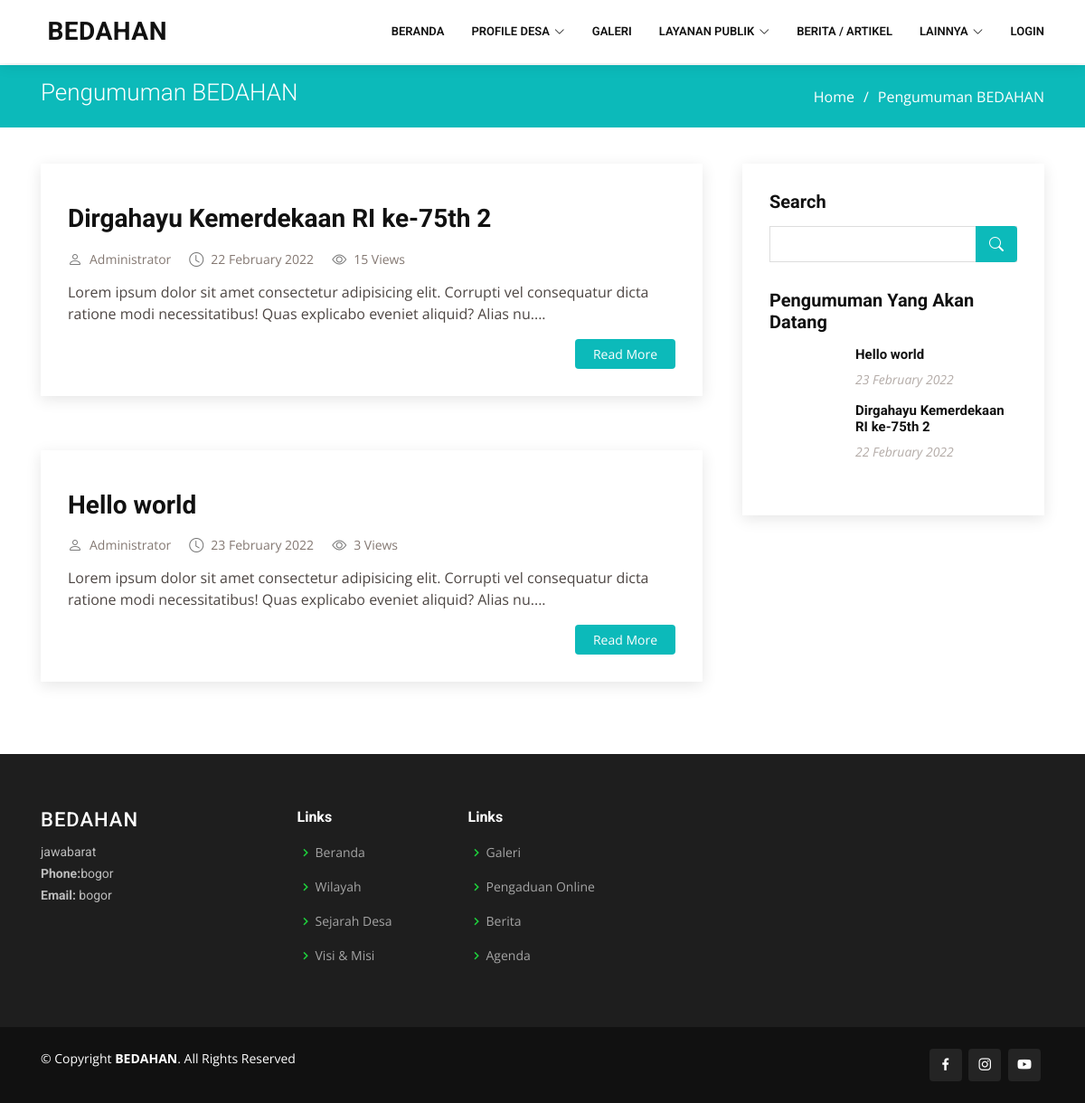
The page /index.php/home/pengumuman on the database its author committed.
### tables this page shows
CREATE TABLE `setting` (
  `web` varchar(99) DEFAULT NULL,
  `keyword` varchar(99) DEFAULT NULL,
  `logo` varchar(99) DEFAULT NULL,
  `alamat` text DEFAULT NULL,
  `telp` varchar(15) DEFAULT NULL,
  `email` varchar(99) DEFAULT NULL,
  `yt` varchar(99) DEFAULT NULL,
  `ig` varchar(99) DEFAULT NULL,
  `fb` varchar(99) DEFAULT NULL,
  `lat` varchar(99) DEFAULT NULL,
  `lng` varchar(99) DEFAULT NULL,
  `wilayah` text DEFAULT NULL
);

CREATE TABLE `pengumuman` (
  `id` int(11) NOT NULL,
  `judul` varchar(99) DEFAULT NULL,
  `ket` text DEFAULT NULL,
  `gambar` varchar(99) DEFAULT NULL,
  `date` date DEFAULT NULL,
  `iduser` int(11) DEFAULT NULL,
  `views` int(11) DEFAULT NULL,
  `slug` varchar(99) DEFAULT NULL
);

### application/controllers/Home.php (called while the page is built, shortened)
<?php
class Home extends CI_Controller {
    public function __construct()
    {
        $this->load->model('main_model');
        $this->main_model->count_visitor();
    }
        ?>
  <?php  }
  public function pengumuman()
  {
    $this->load->library('pagination');
    $jum  = $this->db->query("select pengumuman.*,admin.nama from pengumuman inner join admin on admin.id = pengumuman.iduser");
    $page=$this->uri->segment(3);
    if(!$page):
        $offset = 0;
    else:
        $offset = $page;
    endif;
    $limit=3;
    $config['base_url'] = base_url() . 'home/pengumuman/';
    $config['total_rows'] = $jum->num_rows();
    $config['per_page'] = $limit;
    $config['uri_segment'] = 3;
    $config['first_link']       = 'First';
    $config['last_link']        = 'Last';
    $config['next_link']        = 'Next';
    $config['prev_link']        = 'Prev';
    $config['full_tag_open']    = '<div class="pagging text-center"><nav><ul class="pagination justify-content-center">';
    $config['full_tag_close']   = '</ul></nav></div>';
    $config['num_tag_open']     = '<li class="page-item"><span class="page-link">';
    $config['num_tag_close']    = '</span></li>';
    $config['cur_tag_open']     = '<li class="page-item active"><span class="page-link">';
    $config['cur_tag_close']    = '<span class="sr-only">(current)</span></span></li>';
    $config['next_tag_open']    = '<li class="page-item"><span class="page-link">';
    $config['next_tagl_close']  = '<span aria-hidden="true">&raquo;</span></span></li>';
    $config['prev_tag_open']    = '<li class="page-item"><span class="page-link">';
    $config['prev_tagl_close']  = '</span>Next</li>';
    $config['first_tag_open']   = '<li class="page-item"><span class="page-link">';
    $config['first_tagl_close'] = '</span></li>';
    $config['last_tag_open']    = '<li class="page-item"><span class="page-link">';
    $config['last_tagl_close']  = '</span></li>';
    $this->pagination->initialize($config);
    $data['page'] =$this->pagination->create_links();
    $data['q']=$this->main_model->pengumuman_perpage($offset,$limit);
    $data['populer']=$this->db->query("select * from pengumuman order by views")->result();
    $this->load->view('home/atas');
    $this->load->view('home/pengumuman',$data);
    $this->load->view('home/bawah');
  }
}

### index.php (called while the page is built, shortened)
<?php
require_once BASEPATH.'core/CodeIgniter.php';

### application/models/Main_model.php (called while the page is built, shortened)
<?php
class Main_model extends CI_Model
{
	public function pengumuman_perpage($offset, $limit)
	{
		$hsl = $this->db->query("select pengumuman.*,admin.nama from pengumuman inner join admin on admin.id = pengumuman.iduser  limit  $offset,$limit");
		return 	$hsl;
	}
}

### application/views/home/pengumuman.php (the view, shortened to what this page needs)
<?php
    $setting = $this->db->get('setting')->row();
?>
<main id="main">
    <section id="breadcrumbs" class="breadcrumbs">
      <div class="container">
        <div class="d-flex justify-content-between align-items-center">
          <h2>Pengumuman <?php echo $setting->web ?></h2>
          <ol>
            <li><a href="home/index">Home</a></li>
            <li>Pengumuman <?php echo $setting->web ?></li>
          </ol>
        </div>
      </div>
    </section>
    <section id="blog" class="blog">
      <div class="container" data-aos="fade-up">
        <div class="row">
          <div class="col-lg-8 entries">
          <?php
foreach($q->result() as $row){
?>
            <article class="entry">
              <div class="entry-img">
              </div>
              <h2 class="entry-title">
                <a href="home/pengumumanpage/<?php echo $row->slug ?>"><?php echo $row->judul ?></a>
              </h2>
              <div class="entry-meta">
                <ul>
                  <li class="d-flex align-items-center"><i class="bi bi-person"></i> <a href="home/detailberita/<?php echo $row->slug ?>"><?php echo $row->nama ?></a></li>
                  <li class="d-flex align-items-center"><i class="bi bi-clock"></i> <a href="home/detailberita/<?php echo $row->slug ?>"><time datetime="2020-01-01"><?php echo date("d F Y",strtotime($row->date)) ?></time></a></li>
                  <li class="d-flex align-items-center"><i class="bi bi-eye"></i> <a href="home/detailberita/<?php echo $row->slug ?>"><?php echo $row->views ?> Views</a></li>
                </ul>
              </div>
              <div class="entry-content">
              <p>
                    <?php echo substr($row->ket,0,160) ?>....
                </p>
                <div class="read-more">
                  <a href="home/pengumumanpage/<?php echo $row->slug ?>">Read More</a>
                </div>
              </div>
            </article>
            <?php  } ?>
          </div>
          <div class="col-lg-4">
            <div class="sidebar">
              <h3 class="sidebar-title">Search</h3>
              <div class="sidebar-item search-form">
                <form action="home/searchPengumuman" method="get">
                  <input type="text" name="keyword" autocomplete="off">
                  <button type="submit"><i class="bi bi-search"></i></button>
                </form>
              </div>
              <h3 class="sidebar-title">Pengumuman Yang Akan Datang</h3>
              <div class="sidebar-item recent-posts">
              <?php
                foreach($populer as $z){
              ?>
                <div class="post-item clearfix">
                  <h4><a href="home/pengumumanpage/<?php echo $z->slug ?>"><?php echo $z->judul ?></a></h4>
                  <time datetime="2020-01-01"><?php echo date("d F Y",strtotime($z->date)) ?></time>
                </div>
            <?php }  ?>
              </div>
            </div>
          </div>
        </div>
      </div>
    </section>
  </main>

### application/views/home/atas.php (shortened to what this page needs)
<?php
$setting = $this->db->get('setting');
$row = $setting->row();
?>
<!DOCTYPE html>
<html lang="en">
<head>
  <link href="frontend/vendor/animate.css/animate.min.css" rel="stylesheet">
  <link href="frontend/vendor/aos/aos.css" rel="stylesheet">
  <link href="frontend/vendor/bootstrap/css/bootstrap.min.css" rel="stylesheet">
  <link href="frontend/vendor/bootstrap-icons/bootstrap-icons.css" rel="stylesheet">
  <link href="frontend/vendor/boxicons/css/boxicons.min.css" rel="stylesheet">
  <link href="frontend/vendor/glightbox/css/glightbox.min.css" rel="stylesheet">
  <link href="frontend/vendor/remixicon/remixicon.css" rel="stylesheet">
  <link href="frontend/vendor/swiper/swiper-bundle.min.css" rel="stylesheet">
  <link rel="stylesheet" type="text/css" href="plugin/sweetalert2.min.css">
  <link href="frontend/css/desa.css" rel="stylesheet">
  <link rel="stylesheet" href="https://unpkg.com/leaflet@1.7.1/dist/leaflet.css" />
  <link rel="stylesheet" href="https://cdnjs.cloudflare.com/ajax/libs/leaflet.draw/1.0.4/leaflet.draw.css" />
  <link rel="stylesheet" href="plugin/MarkerCluster.css" />
  <link rel="stylesheet" href="plugin/MarkerCluster.Default.css" />
  <link rel="stylesheet" href="plugin/css/styledLayerControl.css" />
  <link rel="stylesheet" href="https://unpkg.com/leaflet-routing-machine@latest/dist/leaflet-routing-machine.css" />
  <link rel="stylesheet" href="https://unpkg.com/leaflet-control-geocoder/dist/Control.Geocoder.css" />
  <link rel="stylesheet" href="plugin/maps.css">
  <link rel="stylesheet" href="plugin/dist/Control.MiniMap.min.css" />
  <link rel="stylesheet" type="text/css" href="src/L.Control.ZoomBar.css" />
  <link rel="stylesheet" href="plugin/dist/Leaflet.Coordinates-0.1.5.css" />
  <link rel="stylesheet" href="plugin/dist/L.Control.Locate.min.css" />
  <link rel="stylesheet" href="plugin/src/leaflet-compass.css" />
  <link rel="stylesheet" href="plugin/L.Control.Window.css" />
  <link rel="stylesheet" href="plugin/dist/Control.FullScreen.css" />
  <link rel="stylesheet" type="text/css" href="plugin/bootstrapdatepicker/bootstrap-datepicker.css">
</head>
<body>
  <header id="header" class="fixed-top">
    <div class="container d-flex align-items-center">
      <h1 class="logo me-auto"><a href="home/index"><img class="img img-fluid " src="image/<?php echo $row->logo ?>" alt="" width=""> <?php echo $row->web ?></a></h1>
      <nav id="navbar" class="navbar order-last order-lg-0">
        <ul>
          <li><a href="home/index" class="<?php if ($this->uri->segment(2) == 'index') echo 'active' ?>">Beranda</a></li>
          <li class="dropdown"><a href="#"><span>Profile Desa</span> <i class="bi bi-chevron-down"></i></a>
          </li>
          <li><a href="home/galeri" class="<?php if ($this->uri->segment(2) == 'galeri') echo 'active' ?>">Galeri</a></li>
          <li class="dropdown"><a href="#"><span>Layanan Publik</span> <i class="bi bi-chevron-down"></i></a>
          </li>
          <li><a href="home/berita" class="<?php if ($this->uri->segment(2) == 'berita') echo 'active' ?>">Berita / Artikel</a></li>
          <li class="dropdown"><a href="#"><span>Lainnya</span> <i class="bi bi-chevron-down"></i></a>
          </li>
          <li><a href="welcome" target="_blank">Login </a></li>
        </ul>
      </nav>
    </div>
  </header>

### application/views/home/bawah.php (shortened to what this page needs)
<?php
$setting = $this->db->get('setting');
$row = $setting->row();
?>
<footer id="footer">
  <div class="footer-top">
    <div class="container">
      <div class="row">
        <div class="col-lg-3 col-md-6 footer-contact">
          <h3><?php echo $row->web ?></h3>
          <p>
            <?php echo $row->alamat ?> <br>
            <strong>Phone:</strong><?php echo $row->telp ?><br>
            <strong>Email:</strong> <?php echo $row->email ?><br>
          </p>
        </div>
        <div class="col-lg-2 col-md-6 footer-links">
          <h4>Links</h4>
          <ul>
            <li><i class="bx bx-chevron-right"></i> <a href="#">Beranda</a></li>
            <li><i class="bx bx-chevron-right"></i> <a href="home/wilayah">Wilayah</a></li>
            <li><i class="bx bx-chevron-right"></i> <a href="home/sejarah">Sejarah Desa</a></li>
            <li><i class="bx bx-chevron-right"></i> <a href="home/visimisi">Visi & Misi</a></li>
          </ul>
        </div>
        <div class="col-lg-3 col-md-6 footer-links">
          <h4>Links</h4>
          <ul>
            <li><i class="bx bx-chevron-right"></i> <a href="home/galeri">Galeri</a></li>
            <li><i class="bx bx-chevron-right"></i> <a href="home/pengaduan">Pengaduan Online</a></li>
            <li><i class="bx bx-chevron-right"></i> <a href="home/berita">Berita</a></li>
            <li><i class="bx bx-chevron-right"></i> <a href="home/agenda">Agenda</a></li>
          </ul>
        </div>
      </div>
    </div>
  </div>
  <div class="container d-md-flex py-4">
    <div class="me-md-auto text-center text-md-start">
      <div class="copyright">
        &copy; Copyright <strong><span><?php echo $row->web ?></span></strong>. All Rights Reserved
      </div>
    </div>
    <div class="social-links text-center text-md-right pt-3 pt-md-0">
      <a href="<?php echo $row->fb ?>" class="facebook"><i class="bx bxl-facebook"></i></a>
      <a href="<?php echo $row->ig ?>" class="instagram"><i class="bx bxl-instagram"></i></a>
      <a href="<?php echo $row->yt ?>" class="google-plus"><i class="bx bxl-youtube"></i></a>
    </div>
  </div>
</footer>
</body>
</html>

### rows shown on the page
setting: web "BEDAHAN", alamat "jawabarat", telp "bogor", email "bogor"
pengumuman: judul "Dirgahayu Kemerdekaan RI ke-75th 2", admin.nama "Administrator", date "22 February 2022", views "15", ket "Lorem ipsum dolor sit amet consectetur adipisicing elit. Corrupti vel consequatur dicta ratione modi necessitatibus! Quas explicabo eveniet aliquid? Alias nu"
pengumuman: judul "Hello world", admin.nama "Administrator", date "23 February 2022", views "3", ket "Lorem ipsum dolor sit amet consectetur adipisicing elit. Corrupti vel consequatur dicta ratione modi necessitatibus! Quas explicabo eveniet aliquid? Alias nu"
